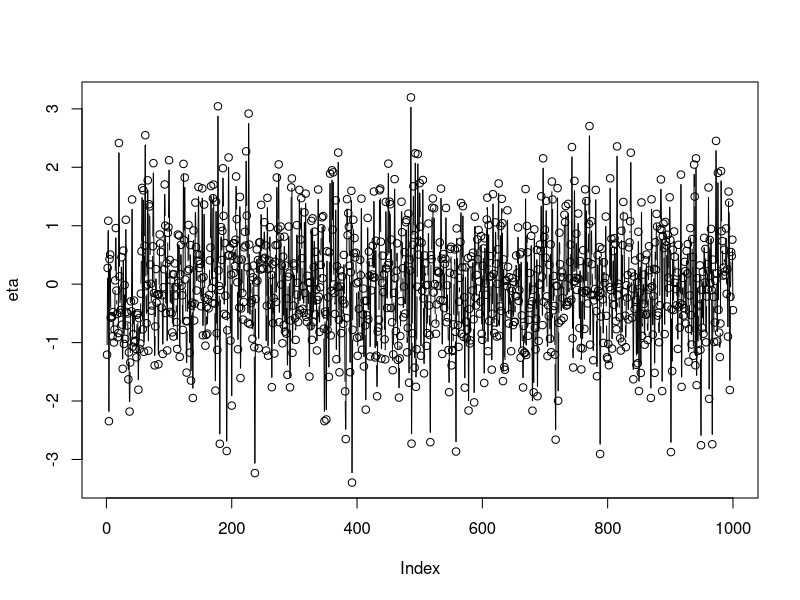
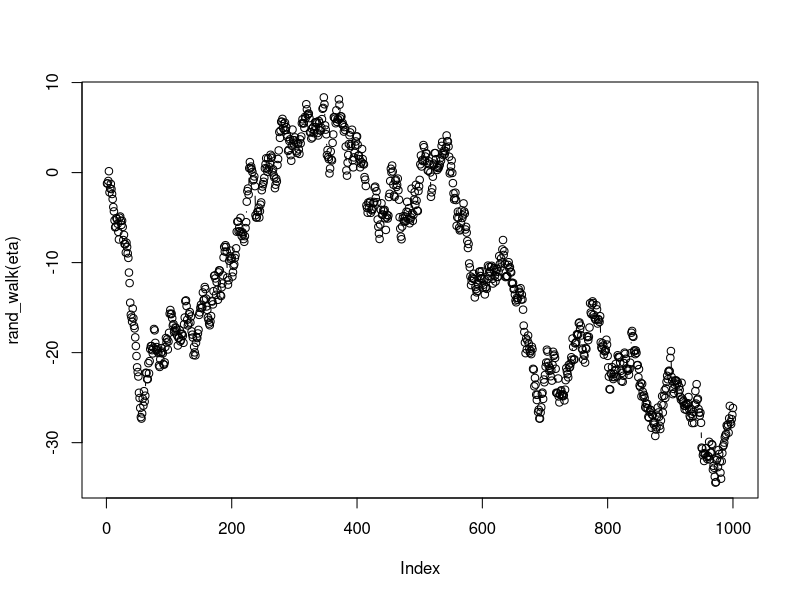
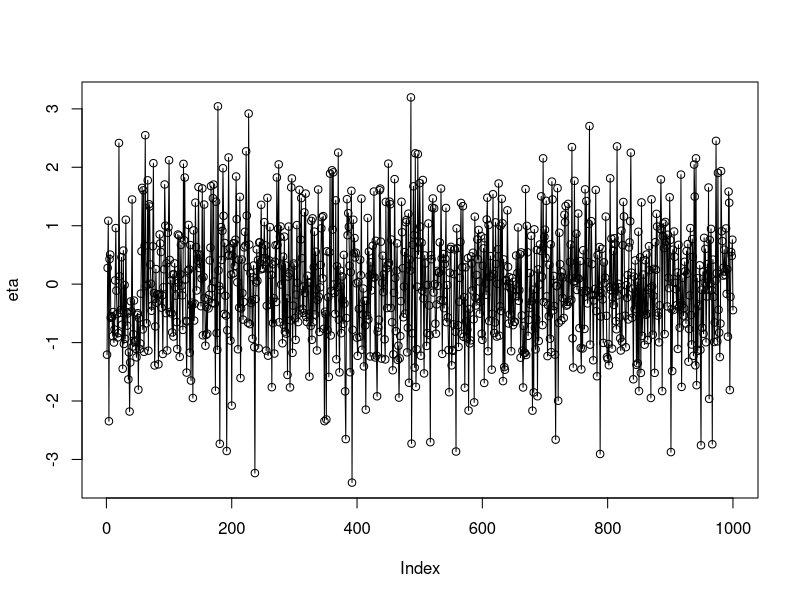
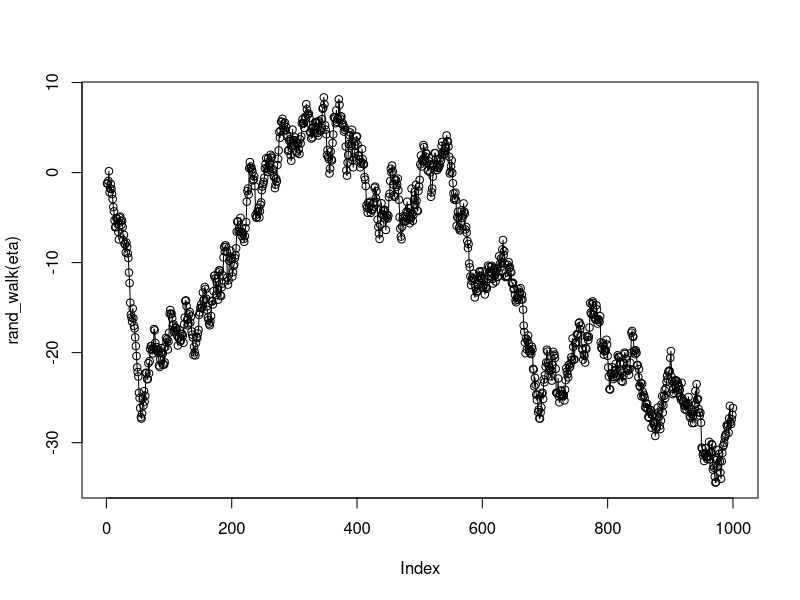
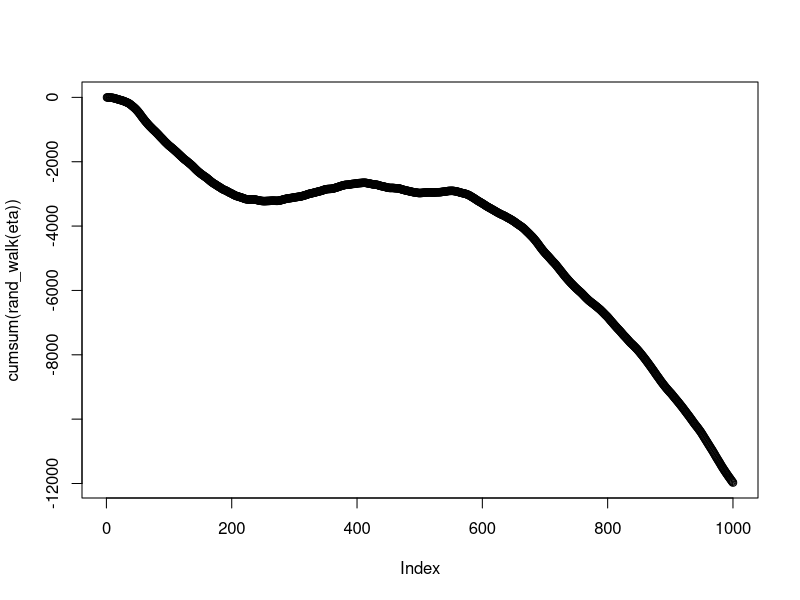

Here is the R script that generated these plots, in order:
set.seed(1234)
eta <- rnorm(1000, mean = 0, sd = 1) # 普通に時系列する

plot(eta, type = "b") # ガチャガチャしてる
summary(eta)

rand_walk <- function(eta){
  alpha    <- numeric(length(eta))
  alpha[1] <- eta[1]
  for(time in 2:length(eta)){
    alpha[time] <- sum(eta[1:(time-1)])
  }
  return(alpha)
}

plot(rand_walk(eta), type = "b") # 確かに発散してそう。
summary(rand_walk(eta))

## 自己回帰モデル

model_arima <- arima(eta)

fitted_arima <- predict(model_arima, times = c(1:100))
fitted_arima

## 
plot(eta, type = "o")
plot(rand_walk(eta), type ="o")
plot(cumsum(rand_walk(eta)), type = "o")
